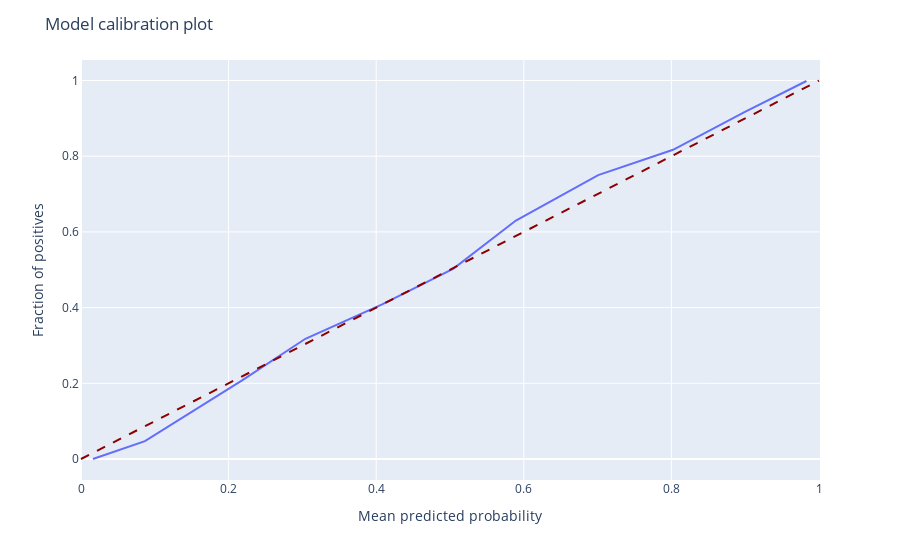

Here is the notebook cell this chart was saved with:
### Code cell
import plotly.express as px
import plotly.graph_objects as go

fig = px.line(calibration_data.to_pandas(), 
              x="MeanProbs", 
              y="PositivesShare")


# Add ideal calibration line (diagonal)
fig.add_shape(type="line", line=dict(dash='dash', color="darkred"), row='all', col='all', x0=0, y0=0, x1=1, y1=1)

# Customize the layout and labels
fig.update_layout(
    title="Model calibration plot",
    xaxis_title="Mean predicted probability",
    yaxis_title="Fraction of positives"
)

fig.show()

### Figure 1 — Plotly figure (JSON) as saved in the notebook; plotly's stock layout.template omitted (floating-point values rounded to 4 significant figures)
{"data": [{"hovertemplate": "MeanProbs=%{x}<br>PositivesShare=%{y}<extra></extra>", "legendgroup": "", "line": {"color": "#636efa", "dash": "solid"}, "marker": {"symbol": "circle"}, "mode": "lines", "name": "", "orientation": "v", "showlegend": false, "type": "scatter", "x": [0.01609, 0.08665, 0.2178, 0.3041, 0.408, 0.5048, 0.5893, 0.7008, 0.8022, 0.899, 0.983], "xaxis": "x", "y": [0.0, 0.04717, 0.2069, 0.3177, 0.4084, 0.5031, 0.63, 0.75, 0.817, 0.9167, 0.9988], "yaxis": "y"}], "layout": {"legend": {"tracegroupgap": 0}, "margin": {"t": 60}, "shapes": [{"line": {"color": "darkred", "dash": "dash"}, "type": "line", "x0": 0, "x1": 1, "xref": "x", "y0": 0, "y1": 1, "yref": "y"}], "title": {"text": "Model calibration plot"}, "xaxis": {"anchor": "y", "domain": [0, 1], "title": {"text": "Mean predicted probability"}}, "yaxis": {"anchor": "x", "domain": [0, 1], "title": {"text": "Fraction of positives"}}}}
